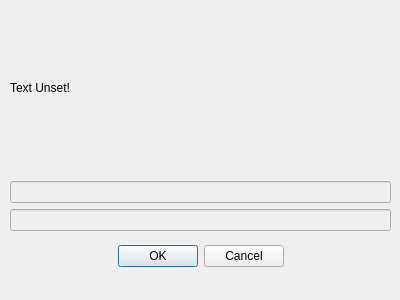
<?xml version="1.0" encoding="UTF-8"?>
<ui version="4.0">
 <class>InputDialog</class>
 <widget class="QDialog" name="InputDialog">
  <property name="geometry">
   <rect>
    <x>0</x>
    <y>0</y>
    <width>400</width>
    <height>300</height>
   </rect>
  </property>
  <property name="windowTitle">
   <string>Dialog</string>
  </property>
  <widget class="QDialogButtonBox" name="buttonBox">
   <property name="geometry">
    <rect>
     <x>30</x>
     <y>240</y>
     <width>341</width>
     <height>32</height>
    </rect>
   </property>
   <property name="orientation">
    <enum>Qt::Orientation::Horizontal</enum>
   </property>
   <property name="standardButtons">
    <set>QDialogButtonBox::StandardButton::Cancel|QDialogButtonBox::StandardButton::Ok</set>
   </property>
   <property name="centerButtons">
    <bool>true</bool>
   </property>
  </widget>
  <widget class="QWidget" name="verticalLayoutWidget">
   <property name="geometry">
    <rect>
     <x>0</x>
     <y>0</y>
     <width>401</width>
     <height>231</height>
    </rect>
   </property>
   <layout class="QVBoxLayout" name="verticalLayout">
    <property name="spacing">
     <number>6</number>
    </property>
    <property name="leftMargin">
     <number>10</number>
    </property>
    <property name="rightMargin">
     <number>10</number>
    </property>
    <item>
     <widget class="QLabel" name="inputPrompt">
      <property name="text">
       <string>Text Unset!</string>
      </property>
     </widget>
    </item>
    <item>
     <widget class="QLineEdit" name="idLine">
      <property name="enabled">
       <bool>false</bool>
      </property>
     </widget>
    </item>
    <item>
     <widget class="QLineEdit" name="shopName">
      <property name="enabled">
       <bool>false</bool>
      </property>
     </widget>
    </item>
   </layout>
  </widget>
 </widget>
 <resources/>
 <connections>
  <connection>
   <sender>buttonBox</sender>
   <signal>accepted()</signal>
   <receiver>InputDialog</receiver>
   <slot>accept()</slot>
   <hints>
    <hint type="sourcelabel">
     <x>248</x>
     <y>254</y>
    </hint>
    <hint type="destinationlabel">
     <x>157</x>
     <y>274</y>
    </hint>
   </hints>
  </connection>
  <connection>
   <sender>buttonBox</sender>
   <signal>rejected()</signal>
   <receiver>InputDialog</receiver>
   <slot>reject()</slot>
   <hints>
    <hint type="sourcelabel">
     <x>316</x>
     <y>260</y>
    </hint>
    <hint type="destinationlabel">
     <x>286</x>
     <y>274</y>
    </hint>
   </hints>
  </connection>
 </connections>
</ui>
